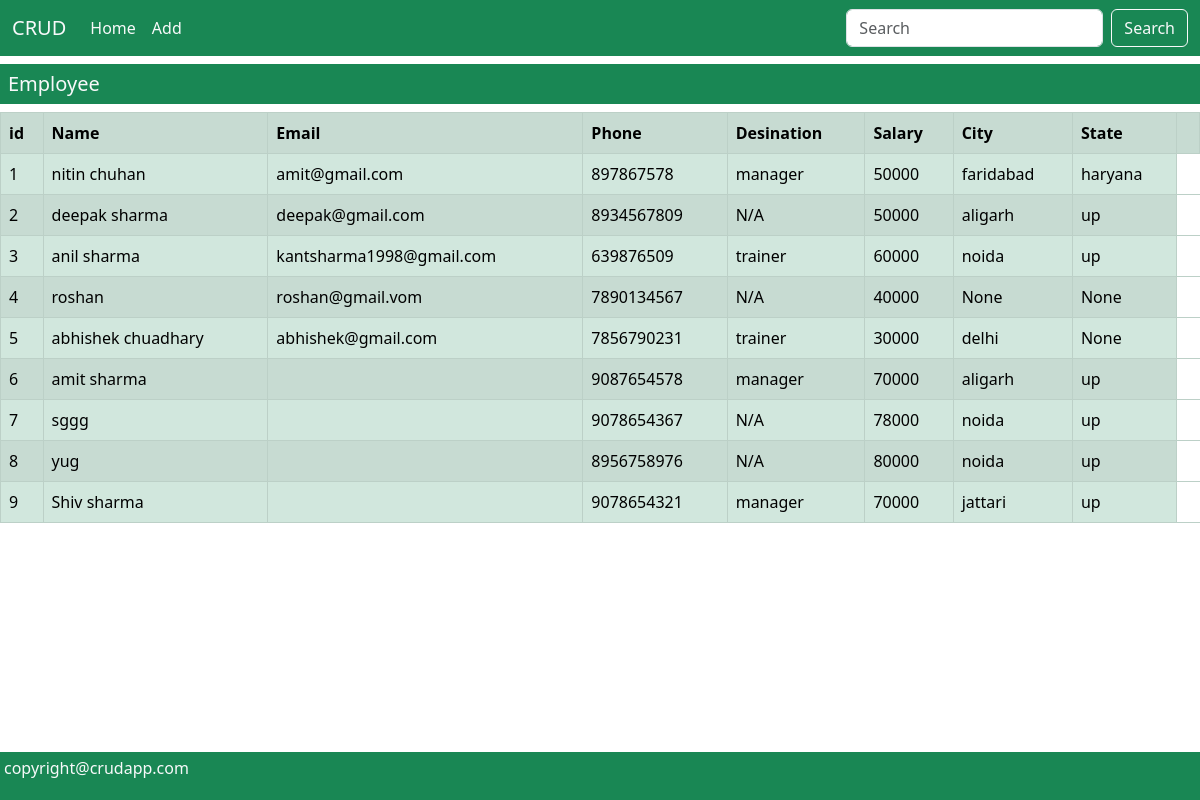
The page / on the database its author committed.
### mainapp/models.py (models this page shows)
class Employee(models.Model):
    id = models.AutoField(primary_key=True)
    name = models.CharField(max_length=20)
    email = models.EmailField(max_length=30)
    phone = models.CharField(max_length=15)
    dsg = models.CharField(max_length=20)
    salary = models.IntegerField()
    city = models.CharField(max_length=20,default="",null=True,blank=True)
    state = models.CharField(max_length=20,default="",null=True,blank=True)

### mainapp/views.py (the view)
# urls.py: path('',views.homepage),
def homepage(Request):
    data = Employee.objects.all()
    return render(Request,'index.html',{'data' : data})

### mainapp/templates/index.html (shortened to what this page needs)
{% load static %}
<!DOCTYPE html>
<html lang="en">
<head>
    <link href="https://cdn.jsdelivr.net/npm/bootstrap@5.3.0/dist/css/bootstrap.min.css" rel="stylesheet"
>
</head>
<body>
    <nav class="navbar navbar-expand-lg bg-success stick-top">
        <div class="container-fluid">
            <a class="navbar-brand text-light" href="/">CRUD</a>
            <div class="collapse navbar-collapse" id="navbarSupportedContent">
                <ul class="navbar-nav me-auto mb-2 mb-lg-0">
                    <li class="nav-item">
                        <a class="nav-link active text-light" aria-current="page" href="/">Home</a>
                    </li>
                    <li class="nav-item">
                        <a class="nav-link text-light" href="/add/">Add</a>
                    </li>
                </ul>
                <form class="d-flex" method="post" action="/search/" role="search">
                    <input class="form-control me-2" name="search" type="search" placeholder="Search" aria-label="Search">
                    <button class="btn btn-outline-light" type="submit">Search</button>
                </form>
            </div>
        </div>
    </nav>
    {% block body %}
    <h5 class="mt-2 bg-success text-centre p-2 text-light">Employee</h5>
    <div class="table-responsive">
        <table class="table table-bordered table-success table-striped table-hover">
            <tr>
                <th>id</th>
                <th>Name</th>
                <th>Email</th>
                <th>Phone</th>
                <th>Desination</th>
                <th>Salary</th>
                <th>City</th>
                <th>State</th>
                <th></th>
            </tr>
            {% for item in data %}
            <tr>
                <td>{{item.id}}</td>
                <td>{{item.name}}</td>
                <td>{{item.email}}</td>
                <td>{{item.phone}}</td>
                <td>{{item.dsg}}</td>
                <td>{{item.salary}}</td>
                <td>{{item.city}}</td>
                <td>{{item.state}}</td>
            </tr>
            {% endfor %}
        </table>
    </div>
    {% endblock %}
    <footer class="bg-success text-centre text-light p-1 fixed-bottom">
        <p>copyright@crudapp.com</p>
    </footer>
</body>
</html>

### rows shown on the page
Employee: id "1", name "nitin chuhan", email "amit@gmail.com", phone "897867578", dsg "manager", salary "50000", city "faridabad", state "haryana"
Employee: id "2", name "deepak sharma", email "deepak@gmail.com", phone "8934567809", dsg "N/A", salary "50000", city "aligarh", state "up"
Employee: id "3", name "anil sharma", email "kantsharma1998@gmail.com", phone "639876509", dsg "trainer", salary "60000", city "noida", state "up"
Employee: id "4", name "roshan", email "roshan@gmail.vom", phone "7890134567", dsg "N/A", salary "40000", city "None", state "None"
Employee: id "5", name "abhishek chuadhary", email "abhishek@gmail.com", phone "7856790231", dsg "trainer", salary "30000", city "delhi", state "None"
Employee: id "6", name "amit sharma", phone "9087654578", dsg "manager", salary "70000", city "aligarh", state "up"
Employee: id "7", name "sggg", phone "9078654367", dsg "N/A", salary "78000", city "noida", state "up"
Employee: id "8", name "yug", phone "8956758976", dsg "N/A", salary "80000", city "noida", state "up"
Employee: id "9", name "Shiv sharma", phone "9078654321", dsg "manager", salary "70000", city "jattari", state "up"
